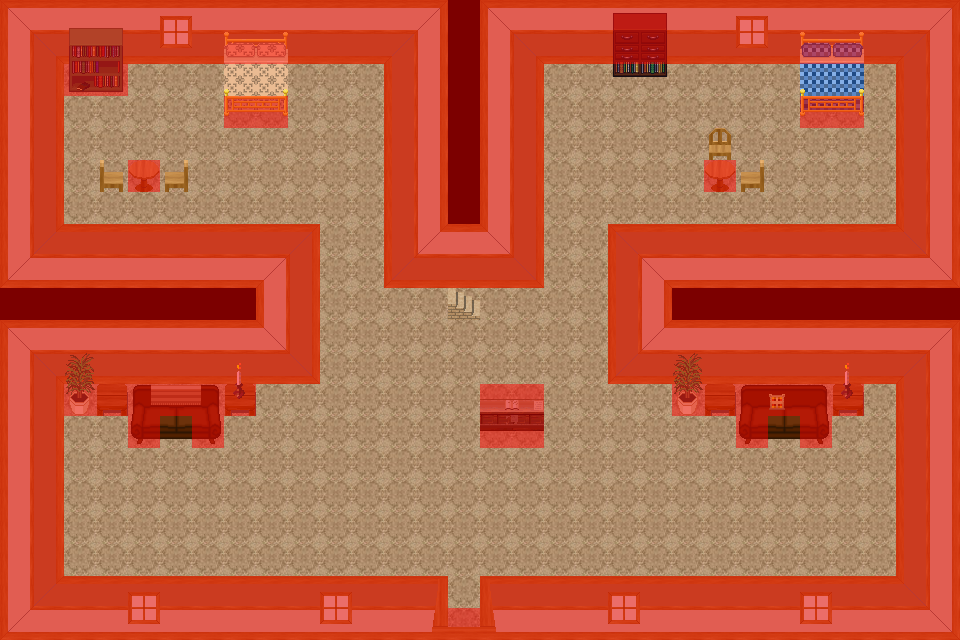

Rendered tile map (Tiled .tmx) drawn with the repository's tilesets; below, a short description and the map source with its tile grids summarised:
An orthogonal 30x20 tile map with 32x32 px tiles, 8 tile layers (0_floor, 1_terrain, 2_object, 3_roof, ...), 19 tilesets.

<map version="1.0" orientation="orthogonal" renderorder="right-down" width="30" height="20" tilewidth="32" tileheight="32" nextobjectid="1">
 <tileset firstgid="1" name="collision" tilewidth="32" tileheight="32">
  <image source="../../tileset/logic/collision.png" width="32" height="32" />
 </tileset>
 <tileset firstgid="2" name="wallpapers" tilewidth="32" tileheight="32">
  <image source="../../tileset/building/wall/wallpapers.png" width="160" height="160" />
 </tileset>
 <tileset firstgid="27" name="wood_trim" tilewidth="32" tileheight="32">
  <image source="../../tileset/building/wall/wood_trim.png" width="320" height="160" />
 </tileset>
 <tileset firstgid="77" name="int_windows_wood_centered" tilewidth="32" tileheight="32">
  <image source="../../tileset/building/window/int_windows_wood_centered.png" width="320" height="96" />
 </tileset>
 <tileset firstgid="107" name="dark_stairs" tilewidth="32" tileheight="32">
  <image source="../../tileset/building/stairs/dark_stairs.png" width="32" height="64" />
 </tileset>
 <tileset firstgid="109" name="brown_rug2" tilewidth="32" tileheight="32">
  <image source="../../tileset/furniture/carpet/brown_rug2.png" width="96" height="128" />
 </tileset>
 <tileset firstgid="121" name="bb_peach" tilewidth="32" tileheight="32">
  <image source="../../tileset/furniture/bed/bb_peach.png" width="64" height="128" />
 </tileset>
 <tileset firstgid="129" name="bb_dk_blue" tilewidth="32" tileheight="32">
  <image source="../../tileset/furniture/bed/bb_dk_blue.png" width="64" height="128" />
 </tileset>
 <tileset firstgid="137" name="drawer_shelf" tilewidth="32" tileheight="32">
  <image source="../../tileset/furniture/shelve/drawer_shelf.png" width="64" height="96" />
 </tileset>
 <tileset firstgid="143" name="green_bookshelf" tilewidth="32" tileheight="32">
  <image source="../../tileset/furniture/shelve/green_bookshelf.png" width="64" height="96" />
 </tileset>
 <tileset firstgid="149" name="wooden_pale" tilewidth="32" tileheight="32">
  <image source="../../tileset/furniture/table/wooden_pale.png" width="32" height="32" />
 </tileset>
 <tileset firstgid="150" name="wooden_pale" tilewidth="32" tileheight="32">
  <image source="../../tileset/furniture/chair/wooden_pale.png" width="64" height="64" />
 </tileset>
 <tileset firstgid="154" name="sofa_brown" tilewidth="32" tileheight="32">
  <image source="../../tileset/furniture/chair/sofa_brown.png" width="96" height="64" />
 </tileset>
 <tileset firstgid="160" name="lights_candle" tilewidth="32" tileheight="32">
  <image source="../../tileset/furniture/light/lights_candle.png" width="192" height="192" />
 </tileset>
 <tileset firstgid="196" name="throw_3" tilewidth="32" tileheight="32">
  <image source="../../tileset/item/textile/throw_3.png" width="96" height="32" />
 </tileset>
 <tileset firstgid="199" name="throw_pillows" tilewidth="32" tileheight="32">
  <image source="../../tileset/item/textile/throw_pillows.png" width="128" height="64" />
 </tileset>
 <tileset firstgid="207" name="oriental_plant" tilewidth="32" tileheight="32">
  <image source="../../tileset/plant/indoor/oriental_plant.png" width="32" height="64" />
 </tileset>
 <tileset firstgid="209" name="square" tilewidth="32" tileheight="32">
  <image source="../../tileset/furniture/table/square.png" width="32" height="32" />
 </tileset>
 <tileset firstgid="210" name="desk_wooden" tilewidth="32" tileheight="32">
  <image source="../../tileset/furniture/table/desk_wooden.png" width="64" height="64" />
 </tileset>
 <layer name="0_floor" width="30" height="20">
  <data>[600 cells, 600 non-empty, 4 distinct tile ids]</data>
 </layer>
 <layer name="1_terrain" width="30" height="20">
  <data>[600 cells, 309 non-empty, 38 distinct tile ids]</data>
 </layer>
 <layer name="2_object" width="30" height="20">
  <data>[600 cells, 45 non-empty, 31 distinct tile ids]</data>
 </layer>
 <layer name="3_roof" width="30" height="20">
  <data>[600 cells, 4 non-empty, 4 distinct tile ids]</data>
 </layer>
 <layer name="4_roof_add" width="30" height="20">
  <data>[600 cells, 0 non-empty, 0 distinct tile ids]</data>
 </layer>
 <layer name="objects" width="30" height="20">
  <data>[600 cells, 0 non-empty, 0 distinct tile ids]</data>
 </layer>
 <layer name="collision" width="30" height="20" opacity="0.49">
  <data>[600 cells, 331 non-empty, 1 distinct tile ids]</data>
 </layer>
 <layer name="protection" width="30" height="20">
  <data>[600 cells, 0 non-empty, 0 distinct tile ids]</data>
 </layer>
</map>
